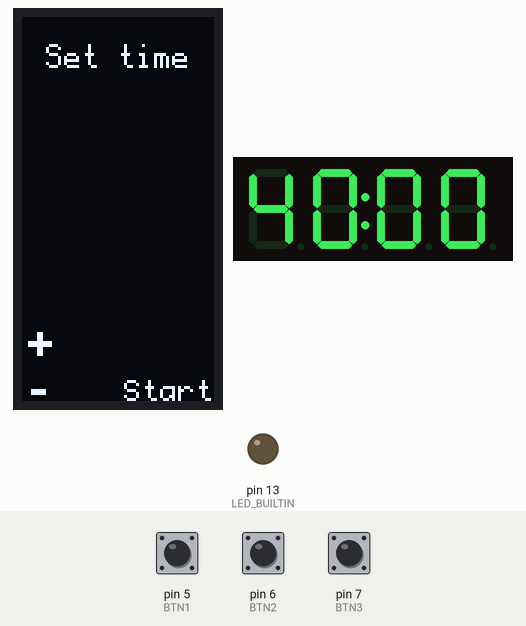
Simulated run of this sketch. Board: Arduino Uno, built with avr-gcc and run on an emulated ATmega328P. Parts: 64×128 one-colour display, 4-digit seven-segment display, output pins drawn as LEDs (lit = HIGH). Inputs (shaded band) come from the test bench; at power-on: pin 7 (BTN3) LOW, pin 5 (BTN1) LOW, pin 6 (BTN2) LOW.

Above: at 1.4 s.
1.5 s: pin 7 (BTN3) pulled HIGH for 0.4 s
At 1.76 s:
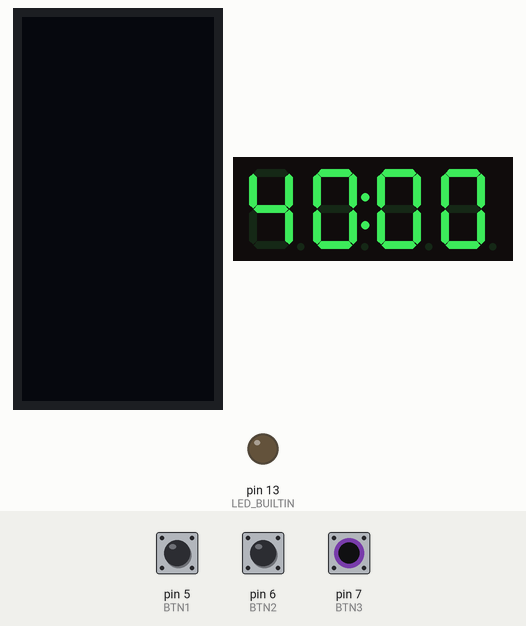
At 2.9 s:
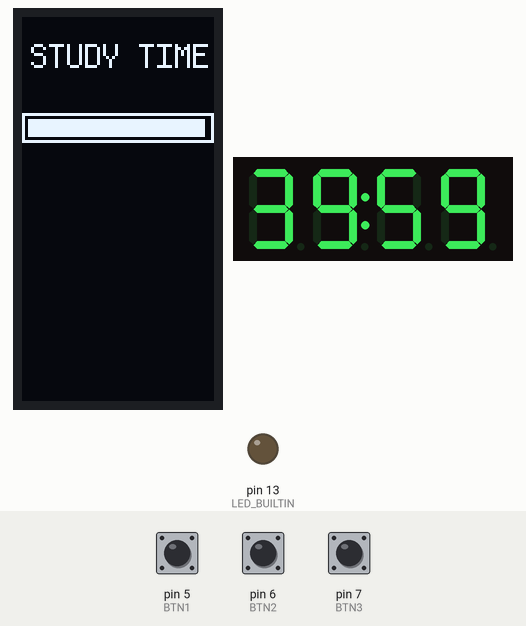
3.7 s: pin 7 (BTN3) pulled HIGH for 1 s
At 5.3 s:
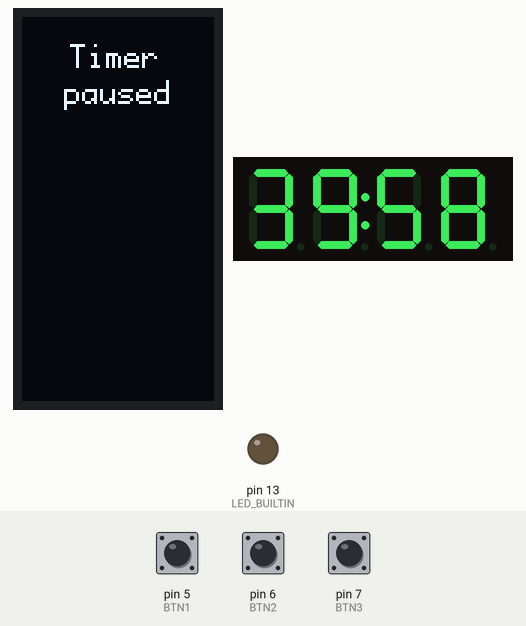
Timing chart, 0 to 6.8 s (numbered marks = the images above; inputs shaded):
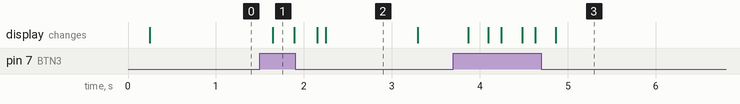

The sketch:

pomodoro-timer.ino
```cpp
#include <Arduino.h>
#include <U8g2lib.h>
#include <TM1637Display.h>

#define BTN1 5
#define BTN2 6
#define BTN3 7

#define CLK 3
#define DIO 2

#define SDA A4
#define SCL A5

#define WIDTH 64
#define HEIGHT 128

U8G2_SH1106_128X64_NONAME_1_HW_I2C oled(U8G2_R3); // rotation is set to vertical layout
TM1637Display display(CLK, DIO);

int8_t minutes = 40;
int8_t seconds = 0;

uint16_t sessionLenght = 0;
uint16_t tempTime = 0;

enum programStates { mainScreen, timerRunning, timerPaused, doneScreen };
enum programStates state = mainScreen;

uint8_t stopWatch[] = { 0, 0, 0, 0 };

uint8_t done[] = {
  SEG_B | SEG_C | SEG_D | SEG_E | SEG_G, // d
  SEG_A | SEG_B | SEG_C | SEG_D | SEG_E | SEG_F, // O
  SEG_C | SEG_E | SEG_G, // n
  SEG_A | SEG_D | SEG_E | SEG_F | SEG_G, // E
  0,
  0,
  0,
};

void setup() {
  pinMode(BTN1, INPUT);
  pinMode(BTN2, INPUT);
  pinMode(BTN3, INPUT);

  pinMode(LED_BUILTIN, OUTPUT);

  oled.begin();
  oled.setContrast(160);

  display.setBrightness(2);
}

void clockWork() {
  if (seconds >= 60) {
    seconds -= 60;
    minutes++;
  }

  if (seconds < 0) {
    seconds += 60;
    minutes--;
  }
}

void btnAction() {
  if (digitalRead(BTN1) == HIGH && minutes < 90 && state == mainScreen) {
    minutes += 5;
    delay(100);
  }

  if (digitalRead(BTN2) == HIGH && minutes > 15 && state == mainScreen) {
    minutes -= 5;
    delay(100);
  }

  if (digitalRead(BTN3) == HIGH) {
    if (state == mainScreen)
      sessionLenght = minutes * 60 + seconds;

    if (state == mainScreen || state == timerPaused) {
      state = timerRunning;
    } else if (state == timerRunning) {
      state = timerPaused;
    }

    if (state == doneScreen) {
      state = mainScreen;
      minutes = 40;
      seconds = 0;
    }

    oled.clear();
    tempTime = millis()/1000;
    delay(100);
  }
}

void timer() {
  if (state == timerRunning && millis()/1000 > tempTime) {
    seconds--;
    tempTime = millis()/1000;
  }

  if (seconds == 0 && minutes == 0) {
    state = doneScreen;
  }
}

void oledDraw() {
  oled.firstPage();
  do {
    if (state == mainScreen) {
      oled.setFont(u8g2_font_profont12_tf);
      oled.drawStr(8, 17, "Set time");
      oled.setFont(u8g2_font_profont17_mn);
      oled.drawStr(2, 114, "+");
      oled.drawStr(2, 130, "-");
      oled.setFont(u8g2_font_profont11_tf);
      oled.drawStr(34, 128, "Start");
    }

    if (state == timerRunning) {
      oled.setFont(u8g2_font_profont12_tf);
      oled.drawStr(3, 17, "STUDY TIME");
      oled.drawFrame(0, 32, WIDTH, 10);
      uint8_t boxWidth = map(seconds + minutes * 60, 0, sessionLenght, 0, 60);
      oled.drawBox(2, 34, boxWidth, 6);
    }

    if (state == timerPaused) {
      oled.setFont(u8g2_font_profont12_tf);
      oled.drawStr(16, 17, "Timer");
      oled.drawStr(14, 29, "paused");
    }

    if (state == doneScreen) {
      oled.setFont(u8g2_font_profont17_tf);
      oled.drawStr(12, 17, "DONE!");
      oled.setFont(u8g2_font_profont12_tf);
      oled.drawStr(21, 36, "Take");
      oled.drawStr(12, 48, "a break");
    }
  } while (oled.nextPage());
}

void tm1637() {
  stopWatch[0] = display.encodeDigit(floor(minutes/10));
  stopWatch[1] = display.encodeDigit(minutes%10) + 128;
  stopWatch[2] = display.encodeDigit(floor(seconds/10));
  stopWatch[3] = display.encodeDigit(seconds%10);

  if (state == mainScreen || state == timerRunning || state == timerPaused)
    display.setSegments(stopWatch);

  if (state == doneScreen) { // scrolling done text
    display.setSegments(done);

    uint8_t temp = done[6];
    for (int i = 6; i > 0; i--) {
      done[i] = done[i - 1];
    }
    done[0] = temp;

    display.setSegments(done);
    delay(400);
  }

}

void blinkLED() {
  if (state == doneScreen) {
    if (millis()%1000 >= 500)
      digitalWrite(LED_BUILTIN, HIGH);
    else
      digitalWrite(LED_BUILTIN, LOW);
  }
}

void loop() {

  tm1637();
  timer();
  clockWork();
  btnAction();
  oledDraw();
  blinkLED();

  delay(100);
}
```

Measured:
- after the input at 1.5 s, the display: changes after 0.15 s (image 1)
- after the input at 3.7 s, the display: first changes after 0.17 s (image 3 shows a later state)
